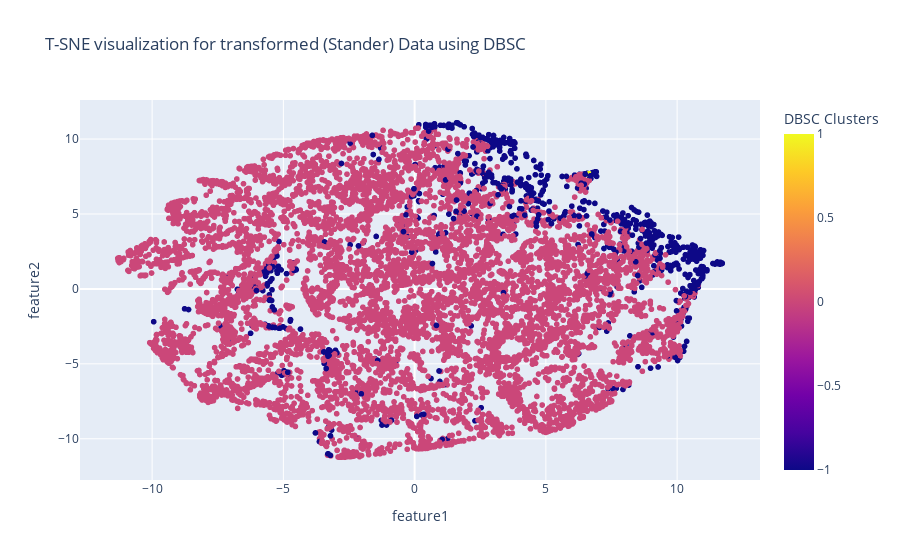

Source (notebook cell):
### Code cell
#The labels_ property contains the list of clusters and their respective points
Tsne_st['DBSC Clusters'] = dbs.labels_
px.scatter(Tsne_st, x='feature1', y='feature2', color="DBSC Clusters",title="T-SNE visualization for transformed (Stander) Data using DBSC")

### Figure 1 — Plotly figure (JSON) as saved in the notebook; plotly's stock layout.template omitted (floating-point values rounded to 4 significant figures; data arrays with more than 128 entries replaced by an {"elided": "..."} marker saying what was removed)
{"data": [{"hovertemplate": "feature1=%{x}<br>feature2=%{y}<br>DBSC Clusters=%{marker.color}<extra></extra>", "legendgroup": "", "marker": {"color": {"elided": "8636 int values"}, "coloraxis": "coloraxis", "symbol": "circle"}, "mode": "markers", "name": "", "showlegend": false, "type": "scattergl", "x": {"elided": "8636 float values"}, "xaxis": "x", "y": {"elided": "8636 float values"}, "yaxis": "y"}], "layout": {"coloraxis": {"colorbar": {"title": {"text": "DBSC Clusters"}}, "colorscale": [[0, "#0d0887"], [0.1111, "#46039f"], [0.2222, "#7201a8"], [0.3333, "#9c179e"], [0.4444, "#bd3786"], [0.5556, "#d8576b"], [0.6667, "#ed7953"], [0.7778, "#fb9f3a"], [0.8889, "#fdca26"], [1, "#f0f921"]]}, "legend": {"tracegroupgap": 0}, "title": {"text": "T-SNE visualization for transformed (Stander) Data using DBSC"}, "xaxis": {"anchor": "y", "domain": [0, 1], "title": {"text": "feature1"}}, "yaxis": {"anchor": "x", "domain": [0, 1], "title": {"text": "feature2"}}}}
